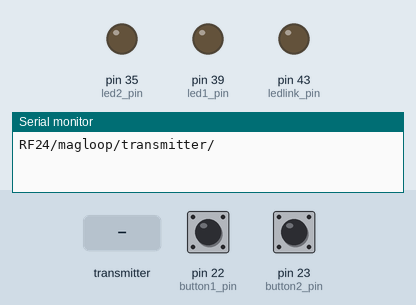
Simulated run of this sketch. Board: Arduino Mega 2560, built with avr-gcc and run on an emulated ATmega2560. Parts: output pins drawn as LEDs (lit = HIGH), the last lines printed to the serial monitor. The inputs (shaded band) are chosen by the test bench; at power-on: pin 22 (button1_pin) HIGH, pin 23 (button2_pin) HIGH. No radio packets arrive unless stated.

Above: at 1.3 s.
1.4 s: the transmitter starts sending remoteStatus = 256
At 1.8 s:
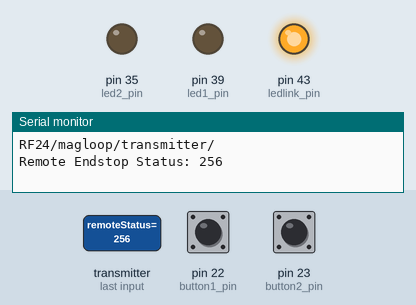
2.9 s: pin 22 (button1_pin) pulled LOW for 0.15 s
Timing chart, 0 to 5.9 s (numbered marks = the images above; inputs shaded):
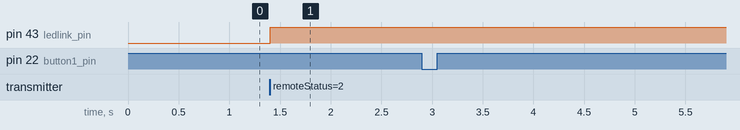

Measured:
- after the input at 1.4 s, pin 43 (ledlink_pin): LOW → HIGH at once

The sketch:

transmitter.ino
```cpp
/**
 * Magnetic Loop Remote Control
 * (c) 2014 Josef Jahn OE3JJS
 *
 * Remote Transmitter
 * This program is designed to run on an Arduino Mega connected to a
 * NRF24L01 wireless comms module.
 *
 * Functions:
 * Listen to status messages from motor controller ("0", "1", "2")
 * Send button status to motor controller ("0", "1", "2")
 * Control the LED outputs
 */

#include <SPI.h>
#include "nRF24L01.h"
#include "RF24.h"
#include "printf.h"

// Set up nRF24L01 radio on SPI bus plus pins 9 & 10
RF24 radio(9,10);

// Radio pipe addresses for the 2 nodes to communicate.
const uint64_t pipes[2] = { 0xF0F0F0F0E1LL, 0xF0F0F0F0D2LL };

// Pin constants
const int led1_pin = 39;
const int led2_pin = 35;
const int ledlink_pin = 43;
const int button1_pin = 22;
const int button2_pin = 23;

int lastButtonStatus = 0;
int lastRemoteStatus = 0;
int recheckDelay = 0;
boolean dataReceived = 0;

void setup(void)
{
   Serial.begin(57600);
  printf_begin();
  printf("\n\rRF24/magloop/transmitter/\n\r");

  	pinMode(led1_pin, OUTPUT);
	pinMode(led2_pin, OUTPUT);
	pinMode(ledlink_pin, OUTPUT);

	digitalWrite(led1_pin,LOW);
	digitalWrite(led2_pin,LOW);
	digitalWrite(ledlink_pin,LOW);

	pinMode(button1_pin, INPUT);
	pinMode(button2_pin, INPUT);
	digitalWrite(button1_pin,HIGH);
	digitalWrite(button2_pin,HIGH);
	delay(20);

	// Setup and configure rf radio
	radio.begin();

	// optionally, increase the delay between retries & # of retries
	radio.setRetries(15,15);

	// optionally, reduce the payload size.  seems to improve reliability
	radio.setPayloadSize(8);

        radio.setPALevel(RF24_PA_HIGH);

	// Open the 'command' pipe for sending, and the 'status' pipe for reading in position #1
	radio.openWritingPipe(pipes[0]);
	radio.openReadingPipe(1,pipes[1]);

	// Start listening
	radio.startListening();
        radio.printDetails();
        radio.stopListening();
        delay(100);
	radio.startListening();
}

// Read the currently pressed button(s)
int readButtonStatus() {
	int b1 = digitalRead(button1_pin);
	int b2 = digitalRead(button2_pin);
	if (b1 && !b2)
		return 1;
	else if (!b1 && b2)
		return 2;

	return 0;
}

void transmitCommand(int status) {
    printf("Transmitting: %i\n\r", status);
    // Stop listening so we can send stuff
    radio.stopListening();
    bool ok = radio.write( &status, sizeof(int) );
    // Now, continue listening
    radio.startListening();
}

void loop(void)
{
	int buttons = readButtonStatus();
	// If the button states changed, send that to the motor controller
	if (buttons != lastButtonStatus) {
		transmitCommand(buttons);
		lastButtonStatus = buttons;
	}

	// Display endstop status on the LEDs
    dataReceived = false;
    if (radio.available()) {
      dataReceived = true;
      int remoteStatus;
      radio.read( &remoteStatus, sizeof(int) );
		if (remoteStatus != lastRemoteStatus) {
                        printf("Remote Endstop Status: %i\n\r", remoteStatus);
			if (remoteStatus == 1) {
				digitalWrite(led1_pin, HIGH);
				digitalWrite(led2_pin, LOW);
			} else if (remoteStatus == 2) {
				digitalWrite(led1_pin, LOW);
				digitalWrite(led2_pin, HIGH);
			} else {
				digitalWrite(led1_pin, LOW);
				digitalWrite(led2_pin, LOW);
			}
		}
		lastRemoteStatus = remoteStatus;
    }

	// Activate/Deactivate link status LED
	if (dataReceived) {
		digitalWrite(ledlink_pin, HIGH);
                recheckDelay=10;
	} else if (recheckDelay <= 0) {
		digitalWrite(ledlink_pin, LOW);
	} else {
                if (recheckDelay > 0)
                        recheckDelay--;
        }

    delay(20);


}
```

printf.h
```cpp
// (licence header left out)
/**
 * @file printf.h
 *
 * Setup necessary to direct stdout to the Arduino Serial library, which
 * enables 'printf'
 */

#ifndef __PRINTF_H__
#define __PRINTF_H__

#ifdef ARDUINO

int serial_putc( char c, FILE * )
{
  Serial.write( c );

  return c;
}

void printf_begin(void)
{
  fdevopen( &serial_putc, 0 );
}

#else
#error This example is only for use on Arduino.
#endif // ARDUINO

#endif // __PRINTF_H__
```
